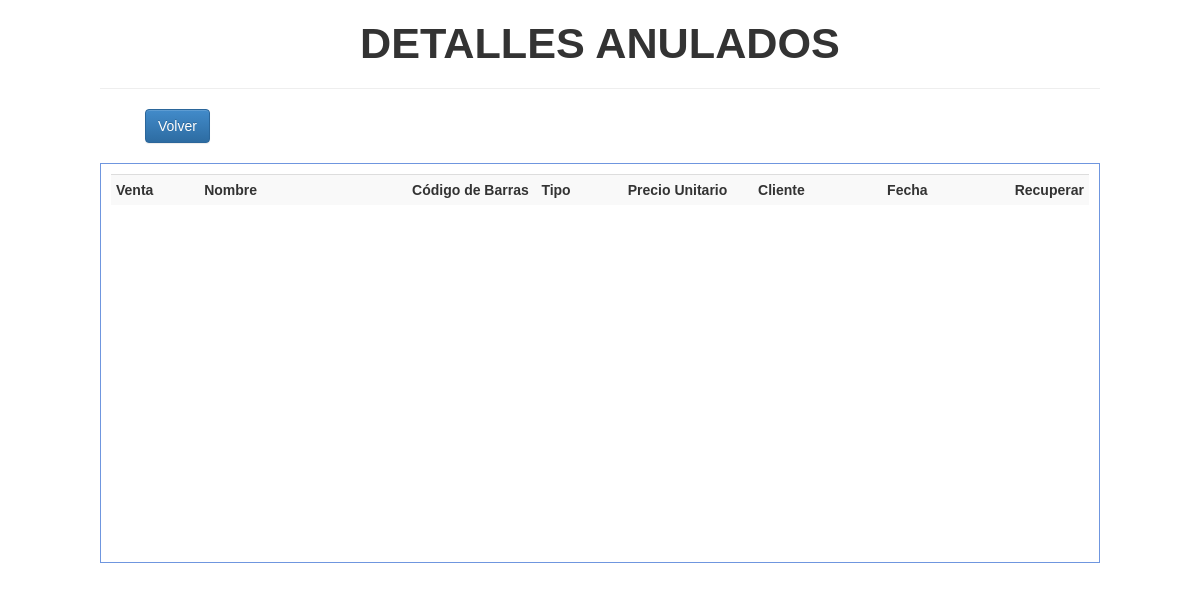
Before: /php/reportes/detallesAnulados.php with the older database file.
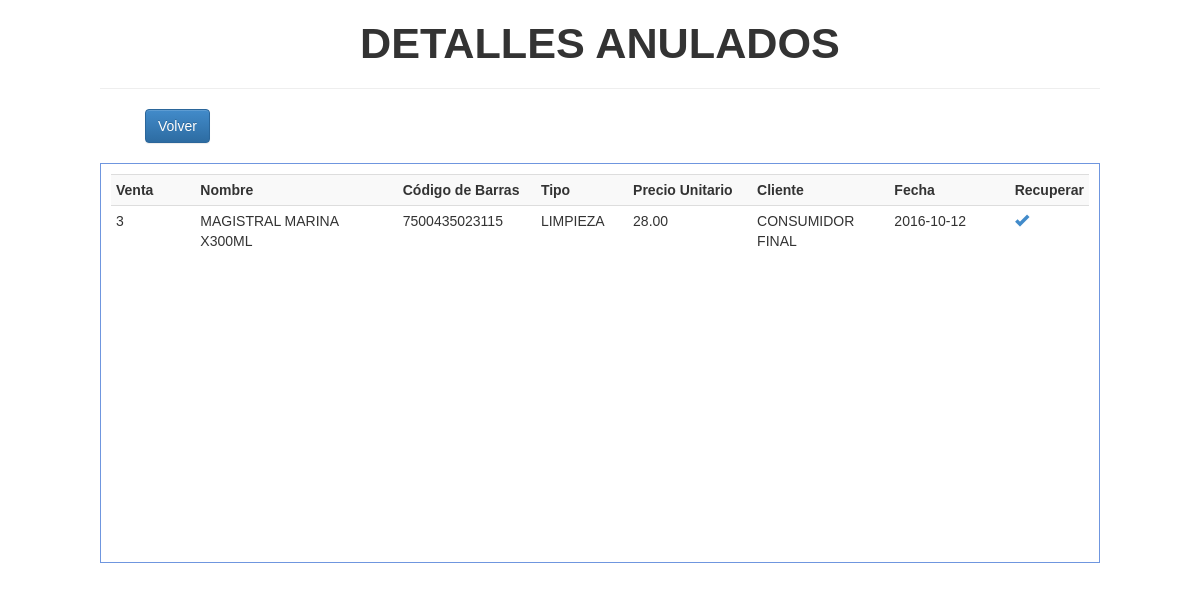
After: the same page with the newer database file.
### tables this page shows
CREATE TABLE IF NOT EXISTS `productos` (
  `id_prod` int(11) NOT NULL AUTO_INCREMENT,
  `nomb_prod` varchar(100) NOT NULL,
  `cod_barra` varchar(100) NOT NULL,
  `tipo_prod` int(11) NOT NULL,
  `precio_cost` decimal(10,2) NOT NULL,
  `porcentaje_prod` decimal(5,2) NOT NULL,
  `precio_unit` decimal(10,2) NOT NULL,
  `existencia_prod` int(10) NOT NULL,
  `fecha_reg` date NOT NULL,
  `iva_prod` decimal(3,2) NOT NULL,
  PRIMARY KEY (`id_prod`)
);

CREATE TABLE IF NOT EXISTS `ventas` (
  `id_venta` int(11) NOT NULL,
  `estadoventa` int(1) NOT NULL,
  `fecha_venta` date NOT NULL,
  `id_clien_venta` int(11) NOT NULL,
  `impresiones` int(1) NOT NULL,
  PRIMARY KEY (`id_venta`)
);

CREATE TABLE IF NOT EXISTS `tipoproductos` (
  `id_tipo_pro` int(11) NOT NULL AUTO_INCREMENT,
  `tipo_pro` varchar(50) NOT NULL,
  PRIMARY KEY (`id_tipo_pro`)
);

CREATE TABLE IF NOT EXISTS `detalleventa` (
  `id_detalle` bigint(11) NOT NULL AUTO_INCREMENT,
  `id_venta_detalle` int(11) NOT NULL,
  `id_prod_detalle` int(11) NOT NULL,
  `cantidad_detalle` int(10) NOT NULL,
  `importe_detalle` decimal(10,2) NOT NULL,
  `estadodetalle` int(1) NOT NULL,
  PRIMARY KEY (`id_detalle`)
);

CREATE TABLE IF NOT EXISTS `clientes` (
  `id_clien` int(11) NOT NULL AUTO_INCREMENT,
  `nomb_clien` varchar(35) NOT NULL,
  `tipo_clien` int(11) NOT NULL,
  `direccion_clien` varchar(50) NOT NULL,
  `celular_clien` bigint(13) NOT NULL,
  `fecha_reg_clien` date NOT NULL,
  `cuil_clien` bigint(11) NOT NULL,
  `email_clien` varchar(100) NOT NULL,
  PRIMARY KEY (`id_clien`)
);

### php/reportes/detallesAnulados.php (the view, shortened to what this page needs)
<!DOCTYPE html>
<html>
<head>
	<link href="../../bootstrap/css/bootstrap.css" rel="stylesheet">
	<link href="../../bootstrap/css/bootstrap.min.css" rel="stylesheet">
	<link href="../../bootstrap/css/bootstrap-theme.css" rel="stylesheet">
	<link href="../../bootstrap/css/bootstrap-theme.min.css" rel="stylesheet">
</head>
<body>
	<h1><big><strong><font color="#333333">DETALLES ANULADOS</strong></big></h1>
	<hr>
	<ul>
		<li><form><button id="volver" class="btn btn-primary" onclick="history.back()">Volver</button></form></li>
	</ul>
	<div class="registros" id="venta">
        <table class="table table-striped table-condensed table-hover">
            <tr>
            	<th width="100">Venta</th>
                <th width="250">Nombre</th>
                <th width="150">Código de Barras</th>
                <th width="100">Tipo</th>
                <th width="150">Precio Unitario</th>
                <th width="150">Cliente</th>
                <th width="150">Fecha</th>
                <th width="50">Recuperar</th>
            </tr>
	<?php
        $registro = mysql_query("SELECT * FROM productos, tipoproductos, clientes, ventas, detalleventa WHERE estadodetalle = 1 AND id_prod_detalle = id_prod AND id_clien_venta = id_clien AND id_venta = id_venta_detalle AND tipo_prod = id_tipo_pro");
        if(!empty($registro)){
	        while($registro2 = mysql_fetch_array($registro)){
	        	echo '<tr>
							<td>'.$registro2['id_venta'].'</td>
							<td>'.$registro2['nomb_prod'].'</td>
	                        <td>'.$registro2['cod_barra'].'</td>
	                        <td>'.$registro2['tipo_pro'].'</td>
	                        <td>'.$registro2['importe_detalle'].'</td>
	                        <td>'.$registro2['nomb_clien'].'</td>
	                        <td>'.$registro2['fecha_venta'].'</td>
	                        <td><a href="javascript:recuperarProducto('.$registro2['id_detalle'].','.$registro2['id_venta'].');" class="glyphicon glyphicon-ok"></a></td>
	                </tr>';
	       	}
       }
    ?>
    </table>
    </div>
</body>
</html>

Changed rows visible on the page:
now on this page (row edited): productos: ventas.id_venta "3", nomb_prod "MAGISTRAL MARINA X300ML", cod_barra "7500435023115", tipoproductos.tipo_pro "LIMPIEZA", detalleventa.importe_detalle "28.00", clientes.nomb_clien "CONSUMIDOR FINAL", ventas.fecha_venta "2016-10-12"
